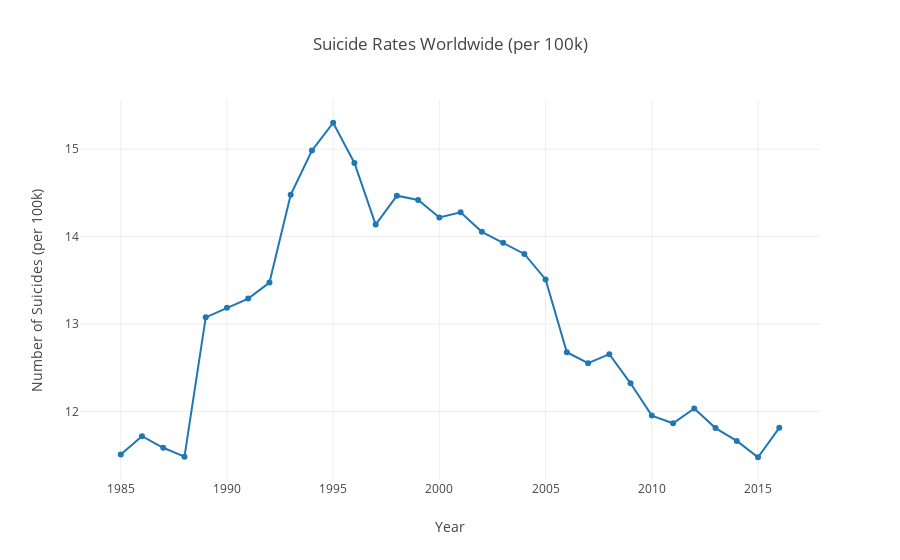

Notebook cell for this chart:
### Code cell
trace = go.Scatter(x=np.unique(df['year'].values),
                   y=suicides_per_100k_year,
                   mode='lines+markers',
                   name='suicides/100k pop')

traces = [trace]
layout = dict(title='Suicide Rates Worldwide (per 100k)', 
              xaxis=dict(title='Year'), 
              yaxis=dict(title='Number of Suicides (per 100k)', tickmode='linear'),
             margin=dict())
fig = dict(data=traces, layout=layout)
iplot(fig)

### Figure 1 — Plotly figure (JSON) as saved in the notebook; plotly's stock layout.template omitted (floating-point values rounded to 4 significant figures)
{"data": [{"mode": "lines+markers", "name": "suicides/100k pop", "type": "scatter", "uid": "5eb1cbaf-e803-436c-ba6a-134a7a931a8e", "x": [1985, 1986, 1987, 1988, 1989, 1990, 1991, 1992, 1993, 1994, 1995, 1996, 1997, 1998, 1999, 2000, 2001, 2002, 2003, 2004, 2005, 2006, 2007, 2008, 2009, 2010, 2011, 2012, 2013, 2014, 2015, 2016], "y": [11.51, 11.72, 11.58, 11.48, 13.08, 13.18, 13.29, 13.47, 14.48, 14.98, 15.3, 14.84, 14.14, 14.47, 14.42, 14.22, 14.28, 14.05, 13.93, 13.8, 13.51, 12.68, 12.55, 12.65, 12.32, 11.95, 11.86, 12.03, 11.81, 11.66, 11.47, 11.81]}], "layout": {"title": {"text": "Suicide Rates Worldwide (per 100k)"}, "xaxis": {"title": {"text": "Year"}}, "yaxis": {"tickmode": "linear", "title": {"text": "Number of Suicides (per 100k)"}}}}
